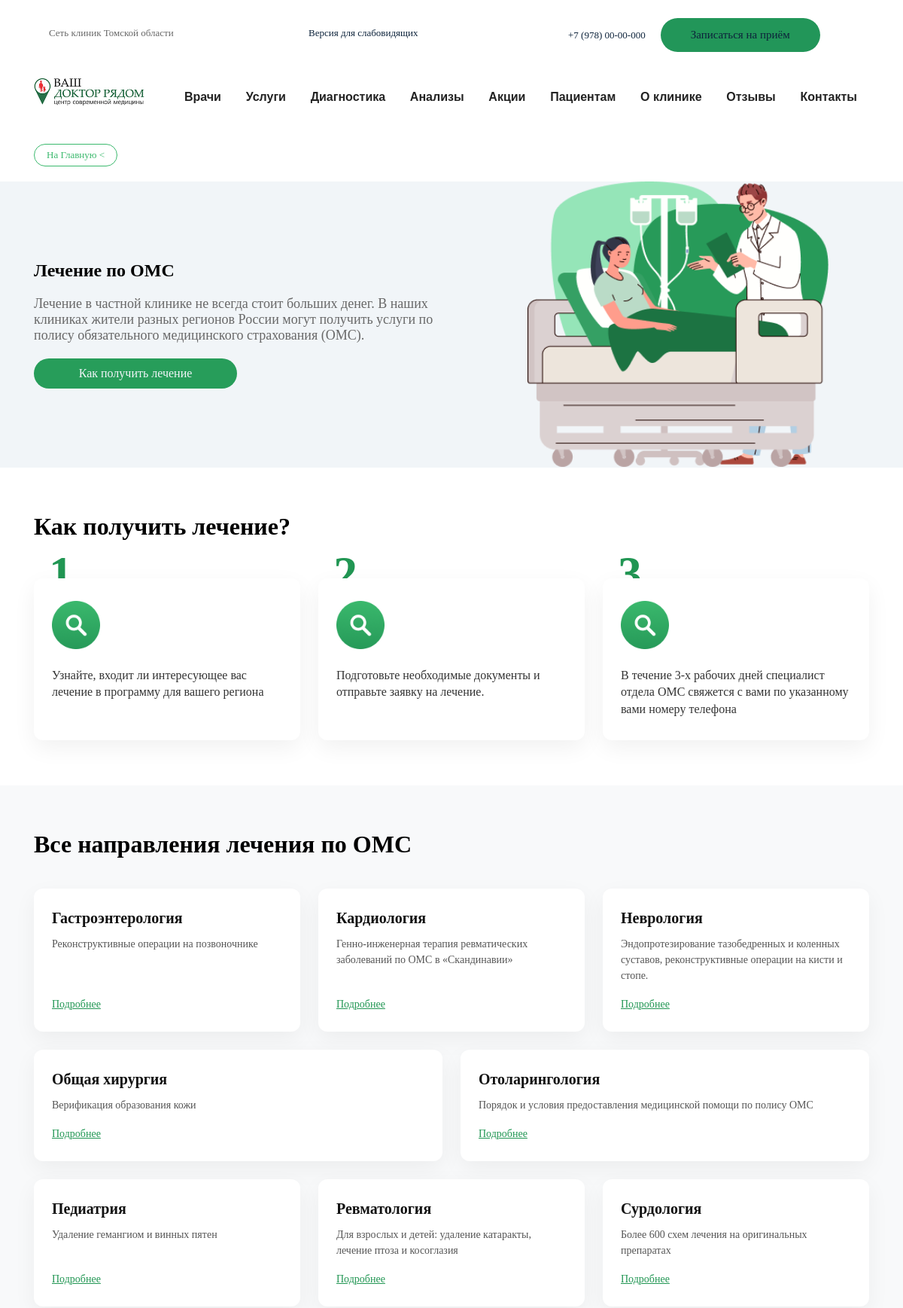
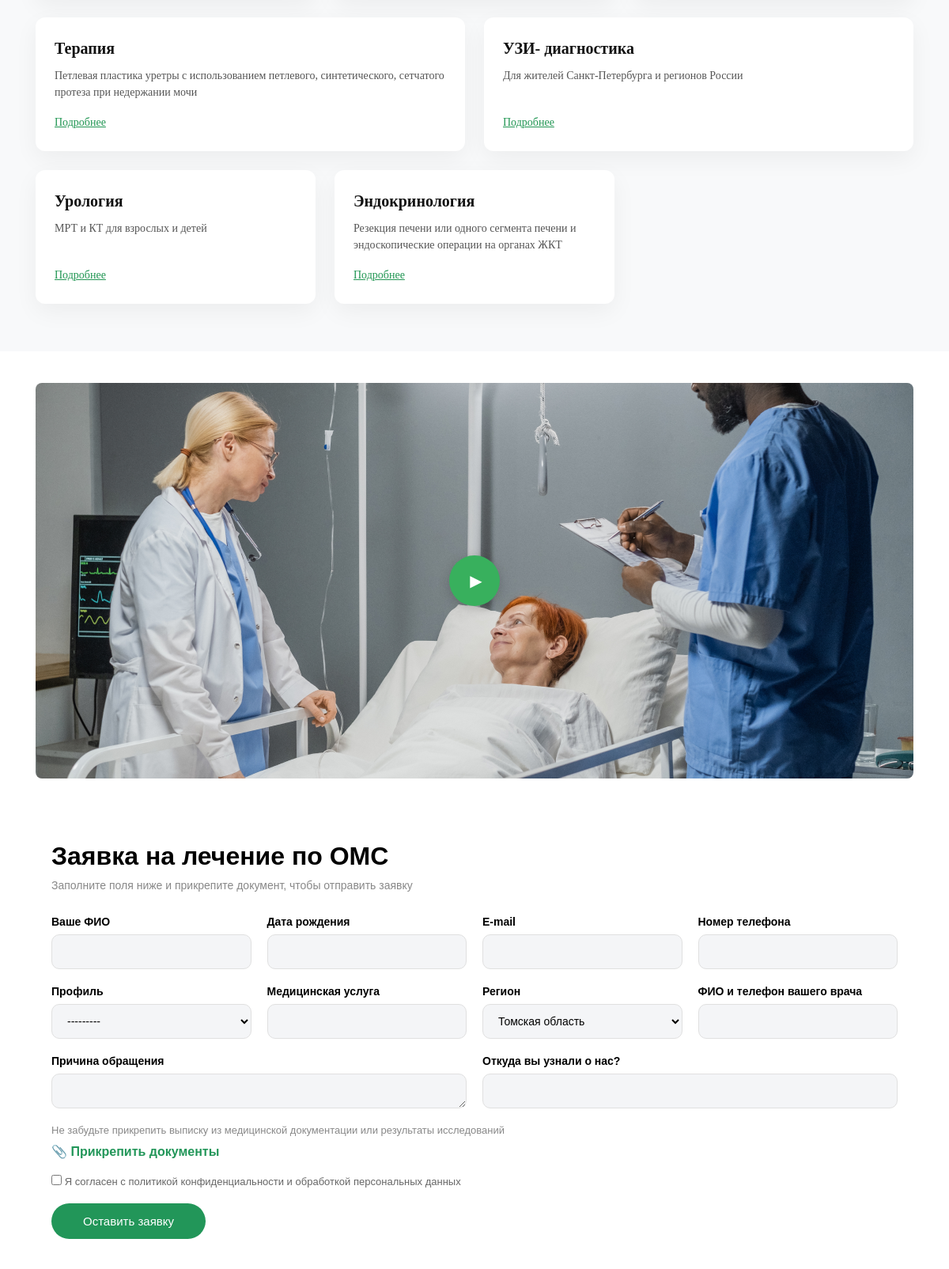
Screenshot of /patients/oms/ (upper part) with the database file from the repository (2 pictures, top to bottom).
### clinic/models.py (models this page shows)
class Direction(models.Model):
    name = models.CharField(max_length=200)
    slug = models.SlugField(unique=True)
    image = models.ImageField(upload_to='directions/')
    description = models.TextField(blank=True)
    class Meta:
        verbose_name = 'Направление'
        verbose_name_plural = 'Направления'
        ordering = ['name']
    def __str__(self):
        return self.name

### pages/views.py (the view)
# urls.py: path('patients/oms/',views.oms,name='oms'),
def oms(request):
    directions = Direction.objects.all()
    if request.method == 'POST':
        form = OmsRequestForm(request.POST, request.FILES)
        if form.is_valid():
            form.save()
            return redirect('oms')
    else:
        form = OmsRequestForm()
    return render(request, 'oms.html', {
        'form': form,
        'directions': directions
    })

### clinic/forms.py (shortened to what this page needs)
class OmsRequestForm(forms.ModelForm):
    agree = forms.BooleanField(
        required=True,
        error_messages={'required': 'Нужно согласие на обработку данных.'})
    class Meta:
        model = OmsRequest
        fields = ['full_name', 'date_birthday', 'email', 'phone_number',
          'profile', 'service', 'region', 'representative',
          'reason', 'source', 'document']

### templates/oms.html (shortened to what this page needs)
{% extends 'base.html' %}
{% load static %}
{% block extra_css %}
<link rel="stylesheet" href="{% static 'css/home.css' %}">
{% endblock %}
{% block content %}
<section class="oms_hero">
    <div class="container black_cont">
        <div class="hero_text">
            <h1>Лечение по ОМС</h1>
            <p>Лечение в частной клинике не всегда стоит больших денег. В наших клиниках жители разных регионов России могут получить услуги по полису обязательного медицинского страхования (ОМС).</p>
            <a href="#oms-form" class="btn-09">Как получить лечение</a>
        </div>
        <img src="{% static 'img/group01.png' %}" alt="" class="group">
    </div>
</section>
<section class="oms_steps">
    <div class="container">
        <h2>Как получить лечение?</h2>
        <div class="oms_steps_list">
            <div class="oms_step">
                <span class="step_num">1</span>
                <img src="{% static 'img/step1.png' %}" alt="">
                <p>Узнайте, входит ли интересующее вас лечение в программу для вашего региона</p>
            </div>
            <div class="oms_step">
                <span class="step_num">2</span>
                <img src="{% static 'img/step1.png' %}" alt="">
                <p>Подготовьте необходимые документы и отправьте заявку на лечение.</p>
            </div>
            <div class="oms_step">
                <span class="step_num">3</span>
                <img src="{% static 'img/step1.png' %}" alt="">
                <p>В течение 3-х рабочих дней специалист отдела ОМС свяжется с вами по указанному вами номеру телефона</p>
            </div>
        </div>
    </div>
</section>
<section class="oms_dirs">
    <div class="container">
        <h2>Все направления лечения по ОМС</h2>
        <div class="oms_dirs_list">
            {% for direction in directions %}
            <div class="oms_dir">
                <h3>{{ direction.name }}</h3>
                <p>{{ direction.description }}</p>
                <a href="{% url 'direction_detail' direction.slug %}">Подробнее</a>
            </div>
            {% endfor %}
        </div>
    </div>
</section>
<section class="oms_video">
  <div class="container">
    <div class="oms_video__wrapper">
      <button class="oms_play" type="button" aria-label="Запустить видео">▶</button>
    </div>
  </div>
</section>
<section class="oms_form" id="oms-form">
  <div class="container">
    <h2>Заявка на лечение по ОМС</h2>
    <p class="subtitle">Заполните поля ниже и прикрепите документ, чтобы отправить заявку</p>
    <form method="post" enctype="multipart/form-data">
      <div class="row-4">
        <div class="field">
          <label>Ваше ФИО</label>
          {{ form.full_name }}
        </div>
        <div class="field">
          <label>Дата рождения</label>
          {{ form.date_birthday }}
        </div>
        <div class="field">
          <label>E-mail</label>
          {{ form.email }}
        </div>
        <div class="field">
          <label>Номер телефона</label>
          {{ form.phone_number }}
        </div>
      </div>
      <div class="row-4">
        <div class="field">
          <label>Профиль</label>
          {{ form.profile }}
        </div>
        <div class="field">
          <label>Медицинская услуга</label>
          {{ form.service }}
        </div>
        <div class="field">
          <label>Регион</label>
          {{ form.region }}
        </div>
        <div class="field">
          <label>ФИО и телефон вашего врача</label>
          {{ form.representative }}
        </div>
      </div>
      <div class="row-2">
        <div class="field">
          <label>Причина обращения</label>
          {{ form.reason }}
        </div>
        <div class="field">
          <label>Откуда вы узнали о нас?</label>
          {{ form.source }}
        </div>
      </div>
      <div class="file-block">
        <p>Не забудьте прикрепить выписку из медицинской документации или результаты исследований</p>
        <label class="file-btn">
          📎 Прикрепить документы
        </label>
      </div>
      {% if form.agree %}
        <div class="agree-block">
          <label>
            {{ form.agree }} Я согласен с политикой конфиденциальности и обработкой персональных данных
          </label>
        </div>
      {% endif %}
      <button type="submit" class="btn-1">Оставить заявку</button>
    </form>
  </div>
</section>
{% endblock %}

### static/css/base.css (style rules this page uses)
* { margin:0; padding: 0; box-sizing: border-box; }
.container a { text-decoration: none; color: #0D233B; }
.btn-1 { background: #3BB96D; color: #fff; padding: 10px 30px; border-radius: 22px; font-size: 13px; }

### static/css/home.css (style rules this page uses)
.oms_steps { padding: 60px 0; }
.oms_steps h2 { font-size: 32px; font-weight: 700; margin-bottom: 50px; }
.oms_steps_list { display: flex; justify-content: space-between; gap: 24px; }
.oms_step { position: relative; flex: 1; background-color: #ffffff; border-radius: 12px; padding: 30px 24px; box-shadow: 0 10px 30px rgba(0, 0, 0, 0.06); }
.step_num { position: absolute; top: -38px; left: 20px; font-size: 64px; font-weight: 700; line-height: 1; color: #219653; z-index: -1; }
.oms_step img { width: 64px; height: 64px; margin-bottom: 24px; display: block; }
.oms_step p { font-size: 16px; line-height: 1.4; color: #333333; margin: 0; }
.oms_dirs { padding: 60px 0; background-color: #f8f9fa; }
.oms_dirs h2 { font-size: 32px; font-weight: 700; margin-bottom: 40px; }
.oms_dirs_list { display: grid; grid-template-columns: repeat(6, 1fr); gap: 24px; }
.oms_dir { grid-column: span 2; background-color: #ffffff; border-radius: 12px; padding: 28px 24px; box-shadow: 0 10px 30px rgba(0, 0, 0, 0.05); display: flex; flex-direction: column; justify-content: space-between; }
.oms_dir:nth-child(5n + 4), .oms_dir:nth-child(5n + 5) { grid-column: span 3; }
.oms_dir h3 { font-size: 20px; font-weight: 700; margin: 0 0 12px 0; color: #111111; }
.oms_dir p { font-size: 14px; line-height: 1.5; color: #555555; margin: 0 0 20px 0; }
.oms_dir a { font-size: 14px; color: #219653; text-decoration: underline; align-self: flex-start; margin-top: auto; }
.oms_video { padding: 40px 0; }
.container { max-width: 1140px; margin: 0 auto; padding: 0 15px; }
.oms_video__wrapper { position: relative; width: 100%; height: 500px; border-radius: 8px; overflow: hidden; cursor: pointer; }
.oms_play { position: absolute; top: 50%; left: 50%; transform: translate(-50%, -50%); width: 64px; height: 64px; background-color: #38b05d; color: #ffffff; border: none; border-radius: 50%; display: flex; align-items: center; justify-content: center; font-size: 20px; padding-left: 4px; cursor: pointer; box-shadow: 0 4px 15px rgba(0, 0, 0, 0.2); transition: background-color 0.3s ease, transform 0.3s ease; }
.oms_form { font-family: Arial, sans-serif; padding: 40px 20px; }
.oms_form .container { max-width: 1100px; margin: 0 auto; }
.oms_form h2 { font-size: 32px; margin-bottom: 10px; }
.oms_form .subtitle { color: #888; font-size: 14px; margin-bottom: 30px; }
.row-4 { display: grid; grid-template-columns: repeat(4, 1fr); gap: 20px; margin-bottom: 20px; }
.row-2 { display: grid; grid-template-columns: repeat(2, 1fr); gap: 20px; margin-bottom: 20px; }
.field { display: flex; flex-direction: column; }
.field label { font-weight: bold; font-size: 14px; margin-bottom: 8px; }
.field input, .field select, .field textarea { height: 44px; padding: 0 15px; background-color: #f4f5f7; border: 1px solid #e0e0e0; border-radius: 10px; font-size: 14px; }
.file-block { margin: 20px 0; }
.file-block p { font-size: 13px; color: #888; margin-bottom: 10px; }
.file-btn { color: #229659; font-weight: bold; cursor: pointer; }
.agree-block { margin-bottom: 20px; font-size: 13px; color: #666; }
.btn-1 { background-color: #229659; color: white; border: none; border-radius: 25px; padding: 14px 40px; font-size: 15px; cursor: pointer; }

### rows the page displays
Direction: name "Гастроэнтерология", description "Реконструктивные операции на позвоночнике"
Direction: name "Кардиология", description "Генно-инженерная терапия ревматических заболеваний по ОМС в «Скандинавии»"
Direction: name "Неврология", description "Эндопротезирование тазобедренных и коленных суставов, реконструктивные операции на кисти и стопе."
Direction: name "Общая хирургия", description "Верификация образования кожи"
Direction: name "Отоларингология", description "Порядок и условия предоставления медицинской помощи по полису ОМС"
Direction: name "Педиатрия", description "Удаление гемангиом и винных пятен"
Direction: name "Ревматология", description "Для взрослых и детей: удаление катаракты, лечение птоза и косоглазия"
Direction: name "Сурдология", description "Более 600 схем лечения на оригинальных препаратах"
Direction: name "Терапия", description "Петлевая пластика уретры с использованием петлевого, синтетического, сетчатого протеза при недержании мочи"
Direction: name "УЗИ- диагностика", description "Для жителей Санкт-Петербурга и регионов России"
Direction: name "Урология", description "МРТ и КТ для взрослых и детей"
Direction: name "Эндокринология", description "Резекция печени или одного сегмента печени и эндоскопические операции на органах ЖКТ"
